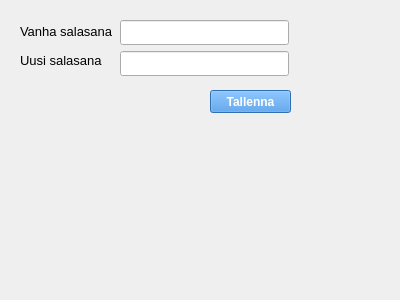
<?xml version="1.0" encoding="UTF-8"?>
<ui version="4.0">
 <class>Dialog</class>
 <widget class="QDialog" name="Dialog">
  <property name="geometry">
   <rect>
    <x>0</x>
    <y>0</y>
    <width>400</width>
    <height>300</height>
   </rect>
  </property>
  <property name="windowTitle">
   <string>Dialog</string>
  </property>
  <widget class="QPushButton" name="savePasswordPushButton">
   <property name="enabled">
    <bool>false</bool>
   </property>
   <property name="geometry">
    <rect>
     <x>210</x>
     <y>90</y>
     <width>81</width>
     <height>23</height>
    </rect>
   </property>
   <property name="font">
    <font>
     <weight>75</weight>
     <bold>true</bold>
    </font>
   </property>
   <property name="styleSheet">
    <string notr="true">background-color: rgb(57, 136, 220);
color: rgb(255, 255, 255);</string>
   </property>
   <property name="text">
    <string>Tallenna</string>
   </property>
  </widget>
  <widget class="QWidget" name="">
   <property name="geometry">
    <rect>
     <x>120</x>
     <y>20</y>
     <width>169</width>
     <height>56</height>
    </rect>
   </property>
   <layout class="QVBoxLayout" name="verticalLayout">
    <item>
     <widget class="QLineEdit" name="oldPasswordLineEdit">
      <property name="font">
       <font>
        <pointsize>11</pointsize>
       </font>
      </property>
     </widget>
    </item>
    <item>
     <widget class="QLineEdit" name="newPasswordLineEdit">
      <property name="font">
       <font>
        <pointsize>11</pointsize>
       </font>
      </property>
     </widget>
    </item>
   </layout>
  </widget>
  <widget class="QWidget" name="">
   <property name="geometry">
    <rect>
     <x>20</x>
     <y>20</y>
     <width>92</width>
     <height>51</height>
    </rect>
   </property>
   <layout class="QVBoxLayout" name="verticalLayout_2">
    <item>
     <widget class="QLabel" name="oldPasswordLabel">
      <property name="font">
       <font>
        <pointsize>10</pointsize>
       </font>
      </property>
      <property name="text">
       <string>Vanha salasana</string>
      </property>
     </widget>
    </item>
    <item>
     <widget class="QLabel" name="newPasswordLabel">
      <property name="font">
       <font>
        <pointsize>10</pointsize>
       </font>
      </property>
      <property name="text">
       <string>Uusi salasana</string>
      </property>
     </widget>
    </item>
   </layout>
  </widget>
 </widget>
 <resources/>
 <connections/>
</ui>
